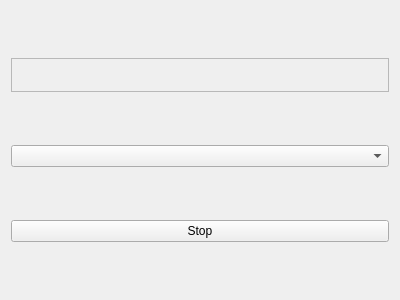
<?xml version="1.0" encoding="UTF-8"?>
<ui version="4.0">
 <class>Form</class>
 <widget class="QWidget" name="Form">
  <property name="geometry">
   <rect>
    <x>0</x>
    <y>0</y>
    <width>400</width>
    <height>300</height>
   </rect>
  </property>
  <property name="windowTitle">
   <string>Form</string>
  </property>
  <layout class="QVBoxLayout" name="verticalLayout">
   <item>
    <widget class="QFrame" name="frame">
     <property name="sizePolicy">
      <sizepolicy hsizetype="Minimum" vsizetype="Fixed">
       <horstretch>0</horstretch>
       <verstretch>0</verstretch>
      </sizepolicy>
     </property>
     <property name="frameShape">
      <enum>QFrame::StyledPanel</enum>
     </property>
     <property name="frameShadow">
      <enum>QFrame::Raised</enum>
     </property>
     <layout class="QHBoxLayout" name="horizontalLayout">
      <item>
       <widget class="QLabel" name="label">
        <property name="sizePolicy">
         <sizepolicy hsizetype="Preferred" vsizetype="Fixed">
          <horstretch>0</horstretch>
          <verstretch>0</verstretch>
         </sizepolicy>
        </property>
        <property name="lineWidth">
         <number>0</number>
        </property>
        <property name="text">
         <string/>
        </property>
        <property name="scaledContents">
         <bool>false</bool>
        </property>
        <property name="alignment">
         <set>Qt::AlignCenter</set>
        </property>
        <property name="textInteractionFlags">
         <set>Qt::NoTextInteraction</set>
        </property>
       </widget>
      </item>
     </layout>
    </widget>
   </item>
   <item>
    <layout class="QGridLayout" name="Layout_IM"/>
   </item>
   <item>
    <widget class="QComboBox" name="comboBox">
     <property name="placeholderText">
      <string>Input Devices</string>
     </property>
    </widget>
   </item>
   <item>
    <widget class="QPushButton" name="pushButton">
     <property name="text">
      <string>Stop</string>
     </property>
    </widget>
   </item>
  </layout>
 </widget>
 <resources>
  <include location="re.qrc"/>
 </resources>
 <connections/>
</ui>
